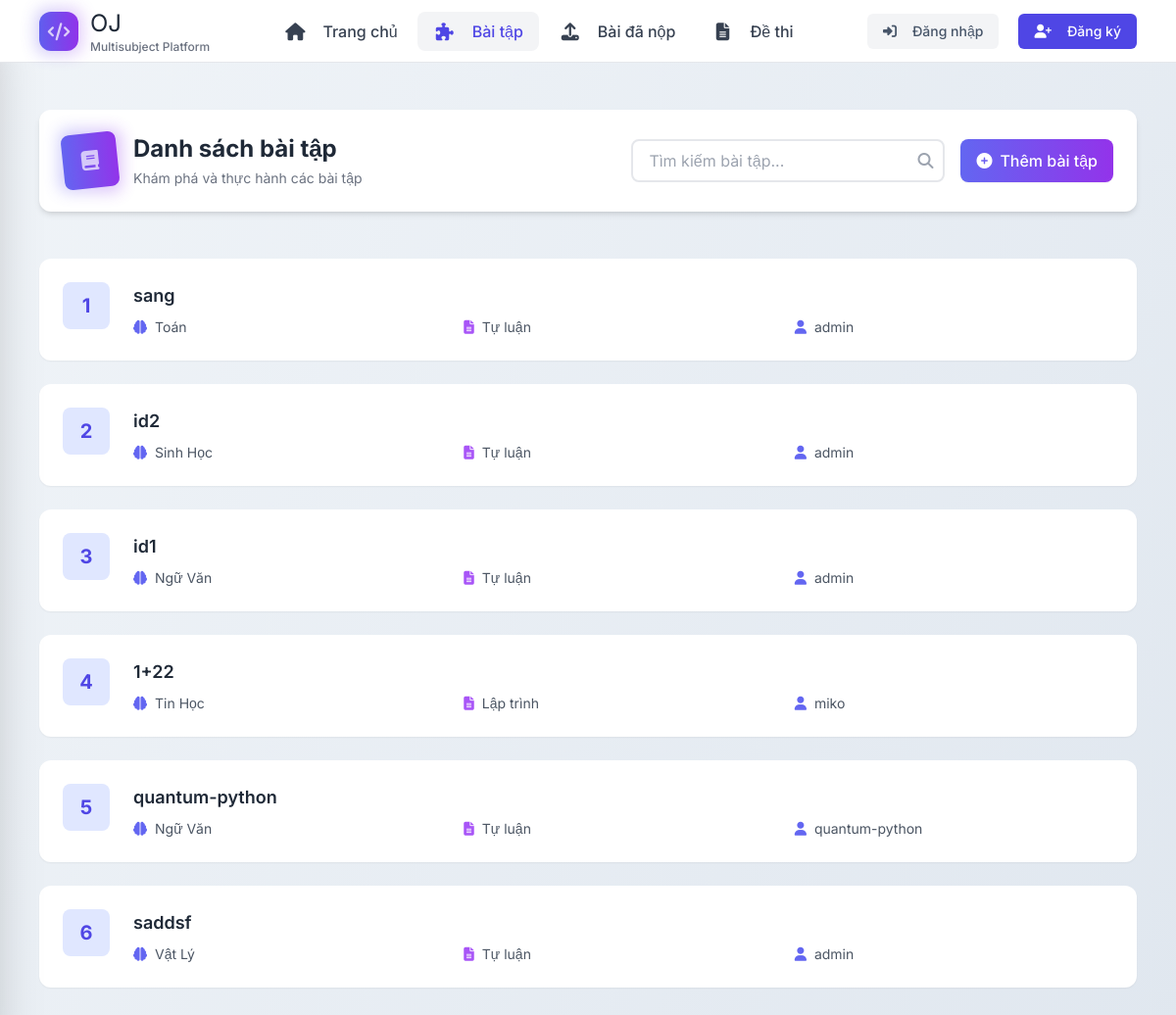
The app's page /problems/, older data.
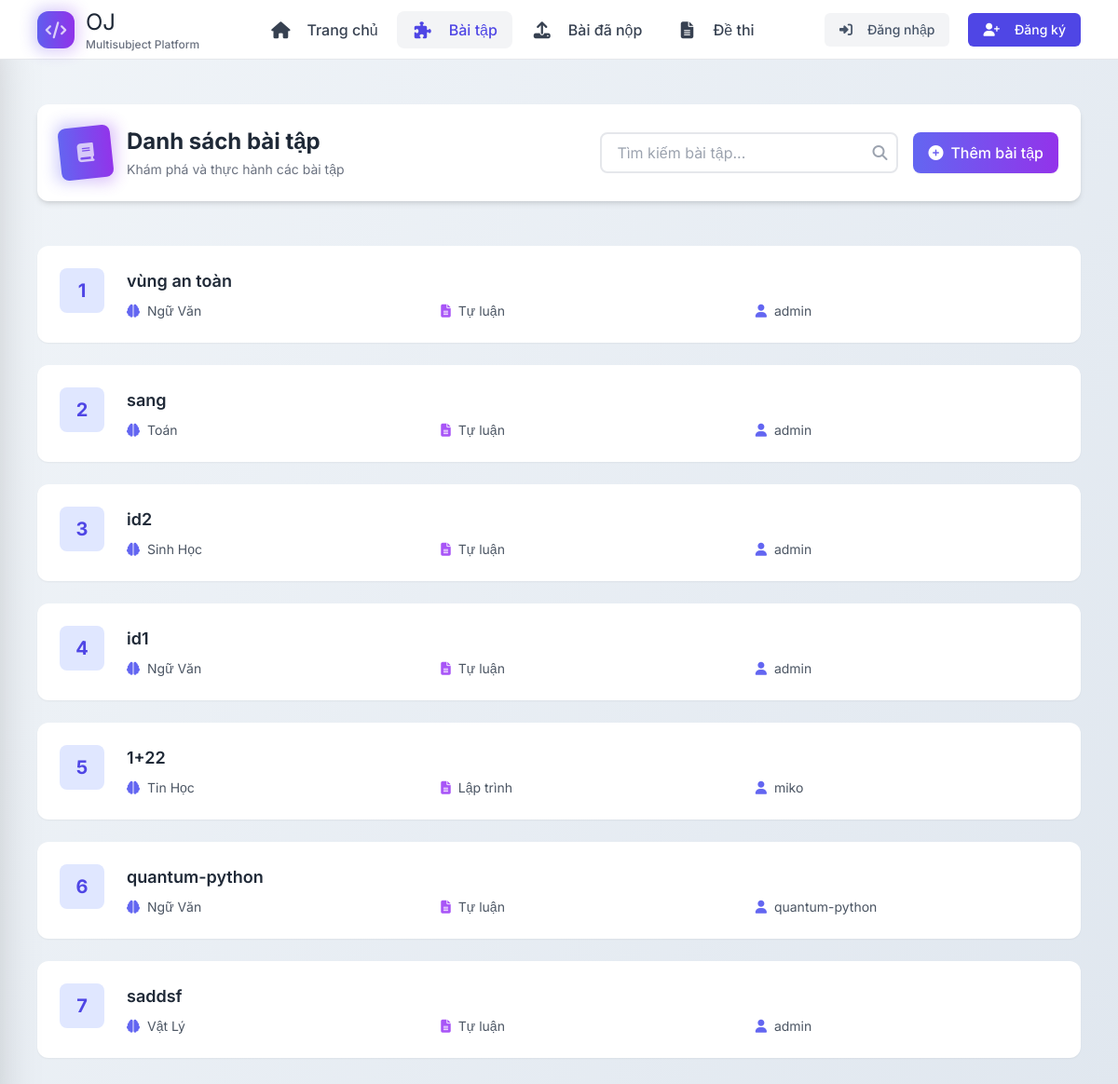
The same page, newer data.
### problems/models.py (models this page shows, shortened)
class Problem(models.Model):
    title = models.CharField(max_length=200)
    description = models.TextField()
    subject = models.CharField(max_length=10, choices=SUBJECT_CHOICES)
    question_type = models.CharField(max_length=10, choices=QUESTION_TYPE, default='WRIT')
    difficulty = models.CharField(max_length=10, choices=DIFFICULTY_LEVELS)
    author = models.ForeignKey(User, on_delete=models.CASCADE, null=True)
    grading_criteria = models.TextField(null=True, blank=True, help_text="Tiêu chí chấm bài (dành cho AI)")
    created_at = models.DateTimeField(default=timezone.now)
    is_hidden = models.BooleanField(default=False)
    choice_a = models.CharField(max_length=255, null=True, blank=True)
    choice_b = models.CharField(max_length=255, null=True, blank=True)
    choice_c = models.CharField(max_length=255, null=True, blank=True)
    choice_d = models.CharField(max_length=255, null=True, blank=True)
    correct_answer = models.CharField(
        max_length=1,
        choices=[('A', 'A'), ('B', 'B'), ('C', 'C'), ('D', 'D')],
        null=True, blank=True,
        help_text="Chỉ áp dụng cho câu hỏi trắc nghiệm"
    )

### users/models.py (models this page shows)
class CustomUser(AbstractUser):
    is_teacher = models.BooleanField(default=False)

### problems/views.py (the view)
# urls.py: path('', views.problem_list, name='problem_list'),
def problem_list(request):
    query = request.GET.get('q', '')
    problems = Problem.objects.filter(is_hidden=False)
    if request.user.is_authenticated:
        if request.user.is_staff:
            problems = Problem.objects.all()
        submitted_problem_ids = Submission.objects.filter(user=request.user).values_list('problem_id', flat=True)
    else:
        submitted_problem_ids = []
    if query:
        problems = problems.filter(Q(title__icontains=query))
    problems = problems.order_by('?')
    return render(request, 'problems/problem_list.html', {
        'problems': problems,
        'submitted_problem_ids': submitted_problem_ids  # Thêm biến này vào context
    })

### problems/templates/problems/problem_list.html (shortened to what this page needs)
{% extends 'base.html' %}
{% block content %}
<div class="max-w-7xl mx-auto px-4 py-8">
  <header class="relative mb-12">
    <div class="flex flex-col lg:flex-row lg:items-center lg:justify-between bg-white rounded-xl shadow-md p-6 mb-8">
      <div class="flex items-center space-x-4">
        <div class="relative">
          <div class="w-14 h-14 bg-gradient-to-r from-indigo-500 to-purple-600 rounded-lg flex items-center justify-center text-white text-xl transform -rotate-6 hover:rotate-0 transition-transform">
            <i class="fas fa-book"></i>
          </div>
          <div class="absolute -inset-1 bg-gradient-to-r from-indigo-500 to-purple-600 rounded-lg blur opacity-30"></div>
        </div>
        <div>
          <h1 class="text-2xl font-bold text-gray-800">Danh sách bài tập</h1>
          <p class="text-gray-500 text-sm mt-1">Khám phá và thực hành các bài tập</p>
        </div>
      </div>
      <div class="mt-6 lg:mt-0 flex flex-col sm:flex-row gap-4">
        <div class="relative">
          <form method="GET" action="{% url 'problem_list' %}">
            <input type="text" name="q" placeholder="Tìm kiếm bài tập..."
                   value="{{ request.GET.q|default_if_none:'' }}"
                   class="w-full sm:w-80 px-4 py-2 rounded-lg border-2 border-gray-200 focus:border-indigo-500 focus:ring focus:ring-indigo-200 focus:ring-opacity-50"
                   aria-label="Tìm kiếm bài tập">
            <i class="fas fa-search absolute right-3 top-1/2 -translate-y-1/2 text-gray-400"></i>
          </form>
        </div>
        <a href="{% url 'add_problem' %}"
           class="inline-flex items-center justify-center px-4 py-2 rounded-lg bg-gradient-to-r from-indigo-500 to-purple-600 text-white font-medium hover:from-indigo-600 hover:to-purple-700 transition-all duration-300 shadow-sm hover:shadow-md group">
          <i class="fas fa-plus-circle mr-2 group-hover:scale-110 transition-transform"></i>
          Thêm bài tập
        </a>
      </div>
    </div>
  </header>
  <div class="grid grid-cols-1 gap-6">
    {% if problems %}
      {% for problem in problems %}
        <article class="bg-white rounded-xl shadow-sm hover:shadow-md transition-shadow overflow-hidden group
        ">
          <div class="flex items-start p-6">
            <div class="flex-shrink-0 mr-6">
              <div class="w-12 h-12 bg-indigo-100 rounded-lg flex items-center justify-center text-indigo-600 font-bold text-xl">
                {{ forloop.counter }}
              </div>
            </div>
            <div class="flex-grow">
              <a href="{% url 'problem_detail' problem.pk %}"
                 class="block text-lg font-semibold text-gray-800 hover:text-indigo-600 mb-2 transition-colors"
                 id="problem-title-{{ problem.pk }}">
                {{ problem.title }}
              </a>
              <div class="grid grid-cols-1 sm:grid-cols-3 gap-3 text-sm">
                <div class="flex items-center text-gray-600">
                  <i class="fas fa-brain text-indigo-500 mr-2"></i>
                  <span>{{ problem.get_subject_display }}</span>
                </div>
                <div class="flex items-center text-gray-600">
                  <i class="fas fa-file-alt text-purple-500 mr-2"></i>
                  <span>{{ problem.get_question_type_display }}</span>
                </div>
                <div class="flex items-center text-gray-600">
                  <i class="fas fa-user text-indigo-500 mr-2"></i>
                  <span>{{ problem.author.username }}</span>
                </div>
              </div>
            </div>
          </div>
        </article>
      {% endfor %}
    {% endif %}
  </div>
</div>
{% endblock %}

Row changes from the older to the newer data that the page shows:
added Problem: title "vùng an toàn", subject "Ngữ Văn", question_type "Tự luận", author.username "admin"
